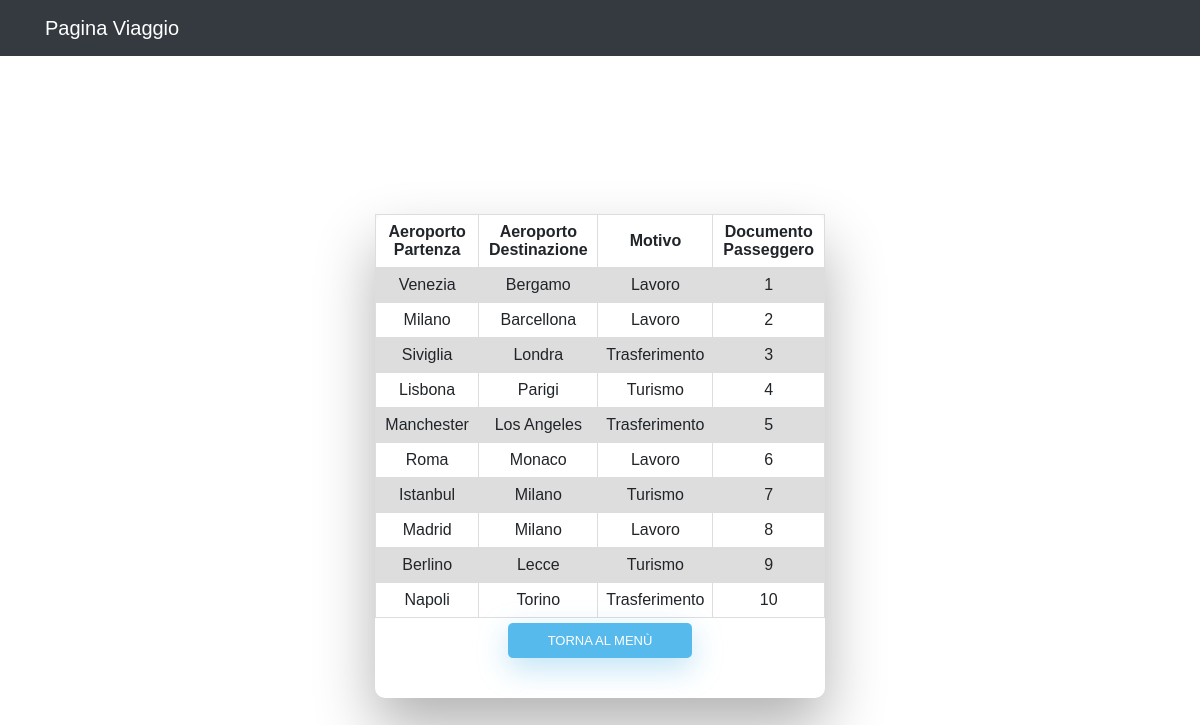
Screenshot of /Entita/Viaggio.php with the database file from the repository.
### tables this page shows
CREATE TABLE Viaggio(
	Codice int(11) NOT NULL AUTO_INCREMENT, 
	Aeroporto_Part varchar(20) NOT NULL,
	Aeroporto_Dest varchar(20) NOT NULL,
	motivo varchar(20) NOT NULL,
	Codice_Passeggero int(11) NOT NULL,
	PRIMARY KEY (Codice),
	FOREIGN KEY (Codice_Passeggero) REFERENCES Passeggero(Documento)
);

### Entita/Viaggio.php (the view, shortened to what this page needs)
<html>
	<head>
	</head>
	<body>
		<link href="//maxcdn.bootstrapcdn.com/bootstrap/4.0.0/css/bootstrap.min.css" rel="stylesheet" id="bootstrap-css">
		<link rel="stylesheet" type="text/css" href="style.css">
		<nav class="navbar navbar-expand-lg navbar-dark bg-dark static-top">
			<div class="container">
                <a class="navbar-brand" href="index.php">Pagina Viaggio</a>
			</div>
		</nav>
		<div class="wrapper fadeInDown">
			<div id="formContent2">
                <?php
                    $connect = mysqli_connect("localhost", "root", "", "esame2013");
					$query = "SELECT * from Viaggio;";
					$result = mysqli_query($connect, $query);
					echo "<table>";
					echo "<tr>
                              <th>Aeroporto Partenza          </th>
                              <th>Aeroporto Destinazione          </th>
                              <th>Motivo          </th>
                              <th>Documento Passeggero          </th>
						  </tr>";
					while($search = mysqli_fetch_array($result))
					{
						print "<tr>" . "<td>$search[Aeroporto_Part]</td>" . "<td>$search[Aeroporto_Dest]</td>" . "<td>$search[motivo]</td>" . "<td>$search[Codice_Passeggero]</td></tr>";
					}
					echo "</table>";
                ?>
                <center>
                    <button type="button" onclick="window.location.href='../index.php'">Torna al Menù</button>
                </center>
			</div>
		</div>
	</body>
</html>

### Entita/style.css (style rules this page uses)
html { background-color: #56baed; }
body { font-family: "Poppins", sans-serif; height: 100vh; }
a { color: #92badd; display:inline-block; text-decoration: none; font-weight: 400; }
.wrapper { display: flex; align-items: center; flex-direction: column; justify-content: center; width: 100%; min-height: 100%; padding: 20px; }
#formContent2 { -webkit-border-radius: 10px 10px 10px 10px; border-radius: 10px 10px 10px 10px; background: #fff; padding: 30px; width: 90%; max-width: 450px; position: relative; padding: 0px; -webkit-box-shadow: 0 30px 60px 0 rgba(0,0,0,0.3); box-shadow: 0 30px 60px 0 rgba(0,0,0,0.3); text-align: center; }
button[type=button] { background-color: #56baed; border: none; color: white; padding: 7.5px 40px; text-align: center; text-decoration: none; display: inline-block; text-transform: uppercase; font-size: 13px; -webkit-box-shadow: 0 10px 30px 0 rgba(95,186,233,0.4); box-shadow: 0 10px 30px 0 rgba(95,186,233,0.4); -webkit-border-radius: 5px 5px 5px 5px; border-radius: 5px 5px 5px 5px; margin: 5px 20px 40px 20px; -webkit-transition: all 0.3s ease-in-out; -moz-transition: all 0.3s ease-in-out; -ms-transition: all 0.3s ease-in-out; -o-transition: all 0.3s ease-in-out; transition: all 0.3s ease-in-out; }
.fadeInDown { -webkit-animation-name: fadeInDown; animation-name: fadeInDown; -webkit-animation-duration: 1s; animation-duration: 1s; -webkit-animation-fill-mode: both; animation-fill-mode: both; }
table { text-align: center; font-family: arial, sans-serif; border-collapse: collapse; width: 100%; }
td, th, tr { text-align: center; border: 1px solid #dddddd; padding: 8px; }
tr:nth-child(even) { text-align: center; background-color: #dddddd; }

### rows the page displays
viaggio: Aeroporto_Part "Venezia", Aeroporto_Dest "Bergamo", motivo "Lavoro", Codice_Passeggero "1"
viaggio: Aeroporto_Part "Milano", Aeroporto_Dest "Barcellona", motivo "Lavoro", Codice_Passeggero "2"
viaggio: Aeroporto_Part "Siviglia", Aeroporto_Dest "Londra", motivo "Trasferimento", Codice_Passeggero "3"
viaggio: Aeroporto_Part "Lisbona", Aeroporto_Dest "Parigi", motivo "Turismo", Codice_Passeggero "4"
viaggio: Aeroporto_Part "Manchester", Aeroporto_Dest "Los Angeles", motivo "Trasferimento", Codice_Passeggero "5"
viaggio: Aeroporto_Part "Roma", Aeroporto_Dest "Monaco", motivo "Lavoro", Codice_Passeggero "6"
viaggio: Aeroporto_Part "Istanbul", Aeroporto_Dest "Milano", motivo "Turismo", Codice_Passeggero "7"
viaggio: Aeroporto_Part "Madrid", Aeroporto_Dest "Milano", motivo "Lavoro", Codice_Passeggero "8"
viaggio: Aeroporto_Part "Berlino", Aeroporto_Dest "Lecce", motivo "Turismo", Codice_Passeggero "9"
viaggio: Aeroporto_Part "Napoli", Aeroporto_Dest "Torino", motivo "Trasferimento", Codice_Passeggero "10"
